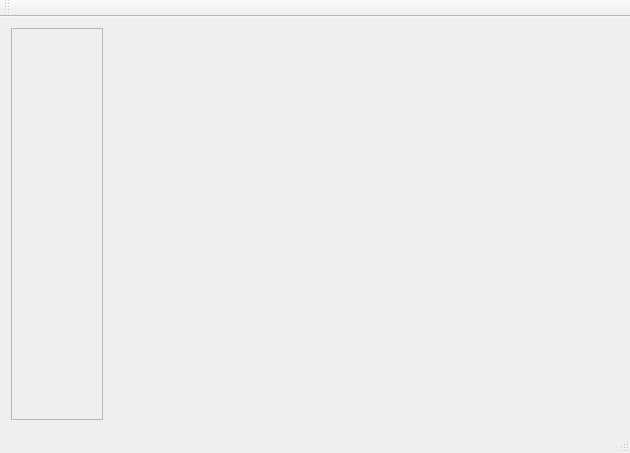
<?xml version="1.0" encoding="UTF-8"?>
<ui version="4.0">
 <class>MainWindow</class>
 <widget class="QMainWindow" name="MainWindow">
  <property name="geometry">
   <rect>
    <x>0</x>
    <y>0</y>
    <width>630</width>
    <height>453</height>
   </rect>
  </property>
  <property name="windowTitle">
   <string>MainWindow</string>
  </property>
  <widget class="QWidget" name="centralWidget">
   <layout class="QHBoxLayout" name="horizontalLayout">
    <item>
     <widget class="AppNavigation" name="frame">
      <property name="minimumSize">
       <size>
        <width>92</width>
        <height>0</height>
       </size>
      </property>
      <property name="maximumSize">
       <size>
        <width>92</width>
        <height>16777215</height>
       </size>
      </property>
      <property name="frameShape">
       <enum>QFrame::StyledPanel</enum>
      </property>
      <property name="frameShadow">
       <enum>QFrame::Raised</enum>
      </property>
     </widget>
    </item>
    <item>
     <spacer name="horizontalSpacer">
      <property name="orientation">
       <enum>Qt::Horizontal</enum>
      </property>
      <property name="sizeHint" stdset="0">
       <size>
        <width>40</width>
        <height>20</height>
       </size>
      </property>
     </spacer>
    </item>
   </layout>
  </widget>
  <widget class="QMenuBar" name="menuBar">
   <property name="geometry">
    <rect>
     <x>0</x>
     <y>0</y>
     <width>630</width>
     <height>25</height>
    </rect>
   </property>
  </widget>
  <widget class="QToolBar" name="mainToolBar">
   <attribute name="toolBarArea">
    <enum>TopToolBarArea</enum>
   </attribute>
   <attribute name="toolBarBreak">
    <bool>false</bool>
   </attribute>
  </widget>
  <widget class="QStatusBar" name="statusBar"/>
 </widget>
 <layoutdefault spacing="6" margin="11"/>
 <customwidgets>
  <customwidget>
   <class>AppNavigation</class>
   <extends>QFrame</extends>
   <header>appnavigation.h</header>
   <container>1</container>
  </customwidget>
 </customwidgets>
 <resources/>
 <connections/>
</ui>
